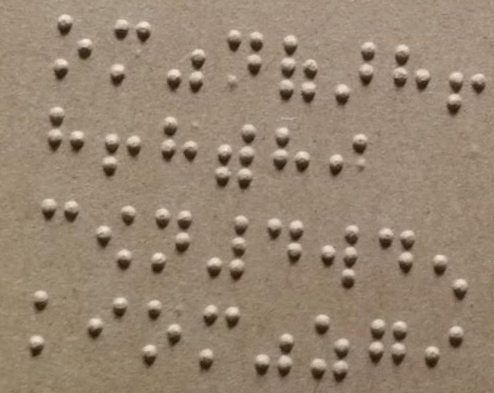
#> input picture original source.jpg, 494 x 393 px
$ python -i 'Braille recognition preprocessing.py'   (imports and definitions only)
#> lines starting #> are read from the running program, lines starting #| are printed output that depends on the picture; after the words box and inside, x2 and y2 are one past the last pixel; in counts of white or black regions, pixels touching at a corner belong together
import cv2 as cv
import numpy as np
import os

# 调整图片大小，提高运行效率
# [11 lines left out: function img_resize, not called in this run]

# 直方图归一化，提高灰度图像对比度
def hist_normalization(img_c, a=0, b=255):
    # 取最大灰度与最小灰度
    c = img_c.min()
    d = img_c.max()

    img_out = img_c.copy()

    # 归一化
    img_out = (b - a) / (d - c) * (img_out - c) + a
    img_out[img_out < a] = a
    img_out[img_out > b] = b
    img_out = img_out.astype(np.uint8)

    return img_out

# 提高图像对比度及亮度
# [5 lines left out: function contrast_img, not called in this run]

# 采用局部自适应阈值进行图像二值化处理,并进行形态学处理
def image_pretreatment(image):
    # 灰度处理
    gray = cv.cvtColor(image, cv.COLOR_BGR2GRAY)
    cv.imshow('gray1', gray)
    gray = hist_normalization(gray, a=0, b=255)
    cv.imshow('gray2', gray)
    # 高斯滤波，去除噪声
    blur = cv.GaussianBlur(gray, (5, 5), 0)
    cv.imshow('blur', blur)
    # 自适用阈值二值化
    th = cv.adaptiveThreshold(blur, 255, cv.ADAPTIVE_THRESH_GAUSSIAN_C, cv.THRESH_BINARY, 11, 8)
    cv.imshow('th', th)
    # 像素取反
    th_not = cv.bitwise_not(th)
    cv.imshow('th_not', th_not)
    # 去除椒盐噪声
    img_gray_blur = cv.medianBlur(th_not, 7)
    cv.imshow('img_gray_1', img_gray_blur)
    # 结构化卷积核，考虑盲点，构建一个圆形内核
    kernel_erode = cv.getStructuringElement(cv.MORPH_ELLIPSE, (3, 3))
    kernel_dilate = cv.getStructuringElement(cv.MORPH_ELLIPSE, (4, 4))
    # 腐蚀
    erode = cv.erode(img_gray_blur, kernel_erode)
    cv.imshow('erode', erode)
    # 膨胀
    dilate = cv.dilate(erode, kernel_dilate)
    cv.imshow('dilate', dilate)
    # 再去椒盐噪声
    img_gray = cv.medianBlur(dilate, 5)
    cv.imshow('img_gray', img_gray)
    return img_gray


# 水平灰度投影
# [199 lines left out: functions gray_projection_horizon, gray_projection_vertical, image_rectification, image_segmentation, main, not called in this run]


# [76 lines not run here, left out]

>>> import cv2
>>> picture = cv2.imread('original source.jpg')
#> picture is the input picture: shape (393, 494, 3); mean B, G, R 113.4, 132.9, 150.6
>>> result = image_pretreatment(picture)
#> in image_pretreatment, `gray = cv.cvtColor(image, cv.COLOR_BGR2GRAY)`:
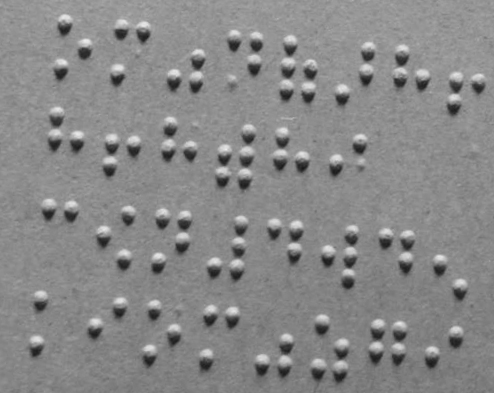
#> gray: shape (393, 494); min 24, max 235, mean 136
#> in hist_normalization, `c = img_c.min()`: c = 24
#> in hist_normalization, `d = img_c.max()`: d = 235
#> in image_pretreatment, `th = cv.adaptiveThreshold(blur, 255, cv.ADAPTIVE_THRESH_GAUSSIAN_C, cv..`:
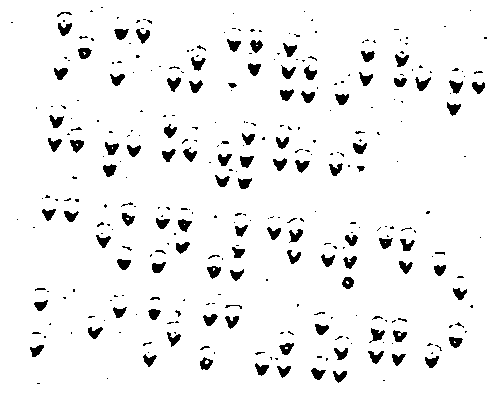
#> th: shape (393, 494); 94.2% white; 334 black regions (229 under 20 px), largest, box (x1, y1, x2, y2) and area: (103, 164, 117, 177) 118, (167, 77, 181, 92) 117, (70, 140, 84, 153) 117
#> in image_pretreatment, `img_gray_blur = cv.medianBlur(th_not, 7)`:
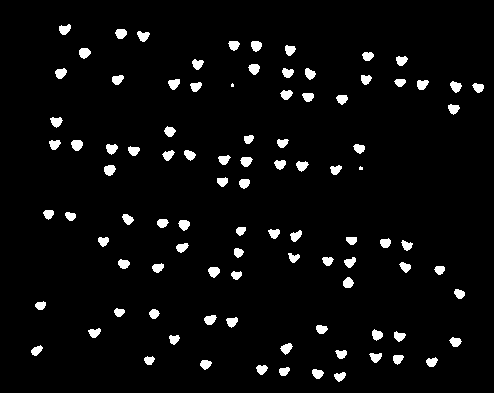
#> img_gray_blur: shape (393, 494); 4.1% white; 95 white regions (2 under 20 px), largest, box (x1, y1, x2, y2) and area: (71, 140, 83, 151) 103, (104, 165, 116, 176) 100, (79, 48, 91, 59) 99
#> in image_pretreatment, `erode = cv.erode(img_gray_blur, kernel_erode)`:
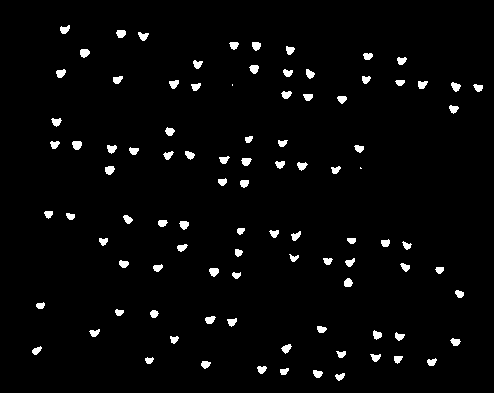
#> erode: shape (393, 494); 2.7% white; 95 white regions (2 under 20 px), largest, box (x1, y1, x2, y2) and area: (72, 141, 82, 150) 73, (80, 49, 90, 58) 70, (105, 166, 115, 175) 69
#> in image_pretreatment, `dilate = cv.dilate(erode, kernel_dilate)`:
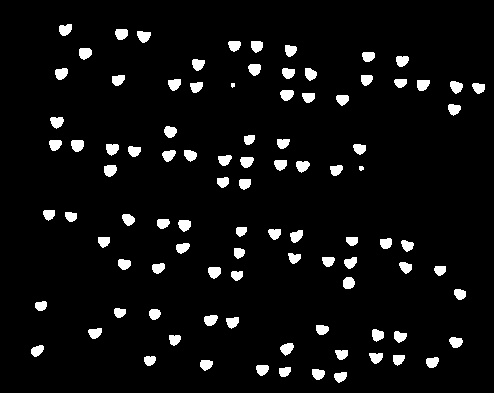
#> dilate: shape (393, 494); 5.3% white; 95 white regions (1 under 20 px), largest, box (x1, y1, x2, y2) and area: (71, 140, 84, 152) 130, (79, 48, 92, 60) 126, (104, 165, 117, 177) 126
#> in image_pretreatment, `img_gray = cv.medianBlur(dilate, 5)`:
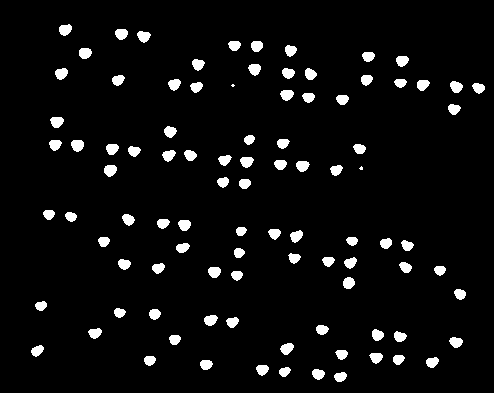
#> img_gray: shape (393, 494); 5% white; 95 white regions (2 under 20 px), largest, box (x1, y1, x2, y2) and area: (71, 140, 84, 152) 124, (104, 165, 117, 177) 121, (50, 117, 64, 128) 118
